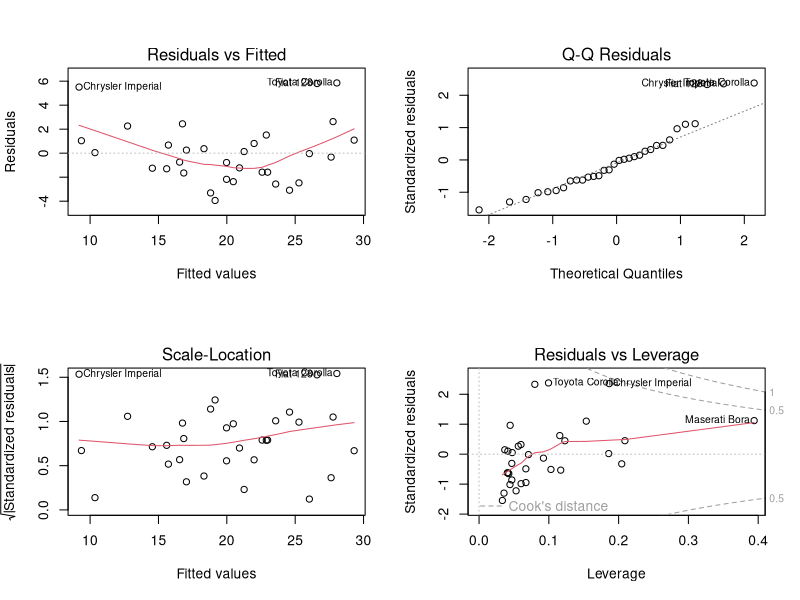
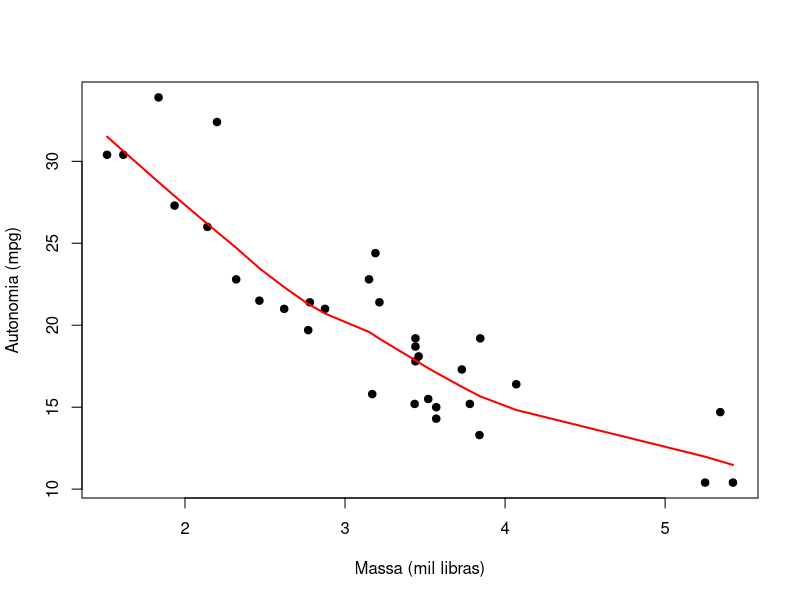

Here is the R script that generated these plots, in order:
# Regressão linear múltipla ----

# Ajuste e resultados ----
ajuste <- lm(mpg ~ wt + hp, data = mtcars)
print(summary(ajuste))
print(confint(ajuste))
par(mfrow = c(2, 2)); plot(ajuste); par(mfrow = c(1, 1))
print(predict(ajuste, data.frame(wt = 3, hp = 120),
              interval = "prediction"))

# Visualização e diagnóstico ----
plot(mpg ~ wt, data = mtcars, pch = 19, xlab = "Massa (mil libras)", ylab = "Autonomia (mpg)")
lines(lowess(mtcars$wt, mtcars$mpg), col = "red", lwd = 2)
